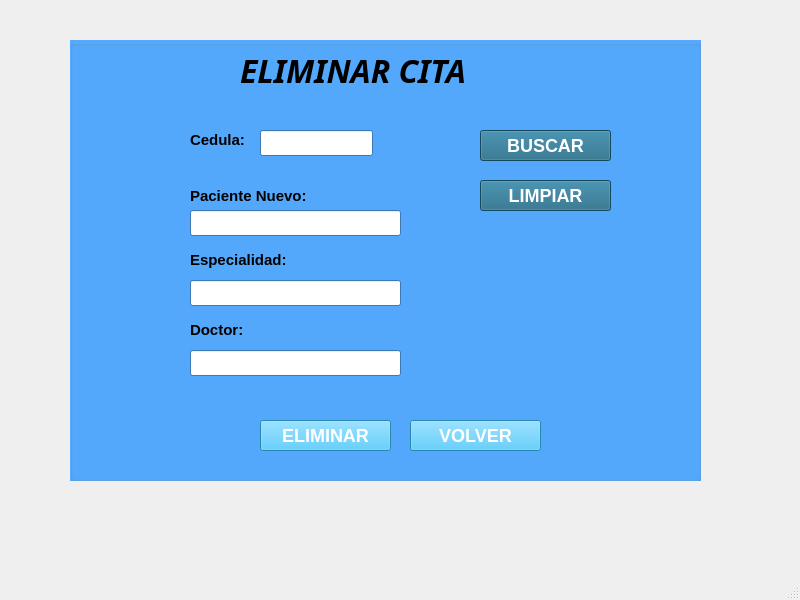
<?xml version="1.0" encoding="UTF-8"?>
<ui version="4.0">
 <class>Eliminar</class>
 <widget class="QMainWindow" name="Eliminar">
  <property name="geometry">
   <rect>
    <x>0</x>
    <y>0</y>
    <width>800</width>
    <height>600</height>
   </rect>
  </property>
  <property name="windowTitle">
   <string>MainWindow</string>
  </property>
  <widget class="QWidget" name="centralwidget">
   <widget class="QGroupBox" name="groupBox">
    <property name="geometry">
     <rect>
      <x>70</x>
      <y>40</y>
      <width>631</width>
      <height>441</height>
     </rect>
    </property>
    <property name="palette">
     <palette>
      <active>
       <colorrole role="WindowText">
        <brush brushstyle="SolidPattern">
         <color alpha="255">
          <red>0</red>
          <green>0</green>
          <blue>0</blue>
         </color>
        </brush>
       </colorrole>
       <colorrole role="Button">
        <brush brushstyle="SolidPattern">
         <color alpha="255">
          <red>85</red>
          <green>170</green>
          <blue>255</blue>
         </color>
        </brush>
       </colorrole>
       <colorrole role="Light">
        <brush brushstyle="SolidPattern">
         <color alpha="255">
          <red>212</red>
          <green>234</green>
          <blue>255</blue>
         </color>
        </brush>
       </colorrole>
       <colorrole role="Midlight">
        <brush brushstyle="SolidPattern">
         <color alpha="255">
          <red>148</red>
          <green>202</green>
          <blue>255</blue>
         </color>
        </brush>
       </colorrole>
       <colorrole role="Dark">
        <brush brushstyle="SolidPattern">
         <color alpha="255">
          <red>42</red>
          <green>85</green>
          <blue>127</blue>
         </color>
        </brush>
       </colorrole>
       <colorrole role="Mid">
        <brush brushstyle="SolidPattern">
         <color alpha="255">
          <red>57</red>
          <green>113</green>
          <blue>170</blue>
         </color>
        </brush>
       </colorrole>
       <colorrole role="Text">
        <brush brushstyle="SolidPattern">
         <color alpha="255">
          <red>0</red>
          <green>0</green>
          <blue>0</blue>
         </color>
        </brush>
       </colorrole>
       <colorrole role="BrightText">
        <brush brushstyle="SolidPattern">
         <color alpha="255">
          <red>255</red>
          <green>255</green>
          <blue>255</blue>
         </color>
        </brush>
       </colorrole>
       <colorrole role="ButtonText">
        <brush brushstyle="SolidPattern">
         <color alpha="255">
          <red>0</red>
          <green>0</green>
          <blue>0</blue>
         </color>
        </brush>
       </colorrole>
       <colorrole role="Base">
        <brush brushstyle="SolidPattern">
         <color alpha="255">
          <red>255</red>
          <green>255</green>
          <blue>255</blue>
         </color>
        </brush>
       </colorrole>
       <colorrole role="Window">
        <brush brushstyle="SolidPattern">
         <color alpha="255">
          <red>85</red>
          <green>170</green>
          <blue>255</blue>
         </color>
        </brush>
       </colorrole>
       <colorrole role="Shadow">
        <brush brushstyle="SolidPattern">
         <color alpha="255">
          <red>0</red>
          <green>0</green>
          <blue>0</blue>
         </color>
        </brush>
       </colorrole>
       <colorrole role="AlternateBase">
        <brush brushstyle="SolidPattern">
         <color alpha="255">
          <red>170</red>
          <green>212</green>
          <blue>255</blue>
         </color>
        </brush>
       </colorrole>
       <colorrole role="ToolTipBase">
        <brush brushstyle="SolidPattern">
         <color alpha="255">
          <red>255</red>
          <green>255</green>
          <blue>220</blue>
         </color>
        </brush>
       </colorrole>
       <colorrole role="ToolTipText">
        <brush brushstyle="SolidPattern">
         <color alpha="255">
          <red>0</red>
          <green>0</green>
          <blue>0</blue>
         </color>
        </brush>
       </colorrole>
       <colorrole role="PlaceholderText">
        <brush brushstyle="SolidPattern">
         <color alpha="127">
          <red>0</red>
          <green>0</green>
          <blue>0</blue>
         </color>
        </brush>
       </colorrole>
       <colorrole role="Accent">
        <brush brushstyle="SolidPattern">
         <color alpha="255">
          <red>255</red>
          <green>255</green>
          <blue>255</blue>
         </color>
        </brush>
       </colorrole>
      </active>
      <inactive>
       <colorrole role="WindowText">
        <brush brushstyle="SolidPattern">
         <color alpha="255">
          <red>0</red>
          <green>0</green>
          <blue>0</blue>
         </color>
        </brush>
       </colorrole>
       <colorrole role="Button">
        <brush brushstyle="SolidPattern">
         <color alpha="255">
          <red>85</red>
          <green>170</green>
          <blue>255</blue>
         </color>
        </brush>
       </colorrole>
       <colorrole role="Light">
        <brush brushstyle="SolidPattern">
         <color alpha="255">
          <red>212</red>
          <green>234</green>
          <blue>255</blue>
         </color>
        </brush>
       </colorrole>
       <colorrole role="Midlight">
        <brush brushstyle="SolidPattern">
         <color alpha="255">
          <red>148</red>
          <green>202</green>
          <blue>255</blue>
         </color>
        </brush>
       </colorrole>
       <colorrole role="Dark">
        <brush brushstyle="SolidPattern">
         <color alpha="255">
          <red>42</red>
          <green>85</green>
          <blue>127</blue>
         </color>
        </brush>
       </colorrole>
       <colorrole role="Mid">
        <brush brushstyle="SolidPattern">
         <color alpha="255">
          <red>57</red>
          <green>113</green>
          <blue>170</blue>
         </color>
        </brush>
       </colorrole>
       <colorrole role="Text">
        <brush brushstyle="SolidPattern">
         <color alpha="255">
          <red>0</red>
          <green>0</green>
          <blue>0</blue>
         </color>
        </brush>
       </colorrole>
       <colorrole role="BrightText">
        <brush brushstyle="SolidPattern">
         <color alpha="255">
          <red>255</red>
          <green>255</green>
          <blue>255</blue>
         </color>
        </brush>
       </colorrole>
       <colorrole role="ButtonText">
        <brush brushstyle="SolidPattern">
         <color alpha="255">
          <red>0</red>
          <green>0</green>
          <blue>0</blue>
         </color>
        </brush>
       </colorrole>
       <colorrole role="Base">
        <brush brushstyle="SolidPattern">
         <color alpha="255">
          <red>255</red>
          <green>255</green>
          <blue>255</blue>
         </color>
        </brush>
       </colorrole>
       <colorrole role="Window">
        <brush brushstyle="SolidPattern">
         <color alpha="255">
          <red>85</red>
          <green>170</green>
          <blue>255</blue>
         </color>
        </brush>
       </colorrole>
       <colorrole role="Shadow">
        <brush brushstyle="SolidPattern">
         <color alpha="255">
          <red>0</red>
          <green>0</green>
          <blue>0</blue>
         </color>
        </brush>
       </colorrole>
       <colorrole role="AlternateBase">
        <brush brushstyle="SolidPattern">
         <color alpha="255">
          <red>170</red>
          <green>212</green>
          <blue>255</blue>
         </color>
        </brush>
       </colorrole>
       <colorrole role="ToolTipBase">
        <brush brushstyle="SolidPattern">
         <color alpha="255">
          <red>255</red>
          <green>255</green>
          <blue>220</blue>
         </color>
        </brush>
       </colorrole>
       <colorrole role="ToolTipText">
        <brush brushstyle="SolidPattern">
         <color alpha="255">
          <red>0</red>
          <green>0</green>
          <blue>0</blue>
         </color>
        </brush>
       </colorrole>
       <colorrole role="PlaceholderText">
        <brush brushstyle="SolidPattern">
         <color alpha="127">
          <red>0</red>
          <green>0</green>
          <blue>0</blue>
         </color>
        </brush>
       </colorrole>
       <colorrole role="Accent">
        <brush brushstyle="SolidPattern">
         <color alpha="255">
          <red>255</red>
          <green>255</green>
          <blue>255</blue>
         </color>
        </brush>
       </colorrole>
      </inactive>
      <disabled>
       <colorrole role="WindowText">
        <brush brushstyle="SolidPattern">
         <color alpha="255">
          <red>42</red>
          <green>85</green>
          <blue>127</blue>
         </color>
        </brush>
       </colorrole>
       <colorrole role="Button">
        <brush brushstyle="SolidPattern">
         <color alpha="255">
          <red>85</red>
          <green>170</green>
          <blue>255</blue>
         </color>
        </brush>
       </colorrole>
       <colorrole role="Light">
        <brush brushstyle="SolidPattern">
         <color alpha="255">
          <red>212</red>
          <green>234</green>
          <blue>255</blue>
         </color>
        </brush>
       </colorrole>
       <colorrole role="Midlight">
        <brush brushstyle="SolidPattern">
         <color alpha="255">
          <red>148</red>
          <green>202</green>
          <blue>255</blue>
         </color>
        </brush>
       </colorrole>
       <colorrole role="Dark">
        <brush brushstyle="SolidPattern">
         <color alpha="255">
          <red>42</red>
          <green>85</green>
          <blue>127</blue>
         </color>
        </brush>
       </colorrole>
       <colorrole role="Mid">
        <brush brushstyle="SolidPattern">
         <color alpha="255">
          <red>57</red>
          <green>113</green>
          <blue>170</blue>
         </color>
        </brush>
       </colorrole>
       <colorrole role="Text">
        <brush brushstyle="SolidPattern">
         <color alpha="255">
          <red>42</red>
          <green>85</green>
          <blue>127</blue>
         </color>
        </brush>
       </colorrole>
       <colorrole role="BrightText">
        <brush brushstyle="SolidPattern">
         <color alpha="255">
          <red>255</red>
          <green>255</green>
          <blue>255</blue>
         </color>
        </brush>
       </colorrole>
       <colorrole role="ButtonText">
        <brush brushstyle="SolidPattern">
         <color alpha="255">
          <red>42</red>
          <green>85</green>
          <blue>127</blue>
         </color>
        </brush>
       </colorrole>
       <colorrole role="Base">
        <brush brushstyle="SolidPattern">
         <color alpha="255">
          <red>85</red>
          <green>170</green>
          <blue>255</blue>
         </color>
        </brush>
       </colorrole>
       <colorrole role="Window">
        <brush brushstyle="SolidPattern">
         <color alpha="255">
          <red>85</red>
          <green>170</green>
          <blue>255</blue>
         </color>
        </brush>
       </colorrole>
       <colorrole role="Shadow">
        <brush brushstyle="SolidPattern">
         <color alpha="255">
          <red>0</red>
          <green>0</green>
          <blue>0</blue>
         </color>
        </brush>
       </colorrole>
       <colorrole role="AlternateBase">
        <brush brushstyle="SolidPattern">
         <color alpha="255">
          <red>85</red>
          <green>170</green>
          <blue>255</blue>
         </color>
        </brush>
       </colorrole>
       <colorrole role="ToolTipBase">
        <brush brushstyle="SolidPattern">
         <color alpha="255">
          <red>255</red>
          <green>255</green>
          <blue>220</blue>
         </color>
        </brush>
       </colorrole>
       <colorrole role="ToolTipText">
        <brush brushstyle="SolidPattern">
         <color alpha="255">
          <red>0</red>
          <green>0</green>
          <blue>0</blue>
         </color>
        </brush>
       </colorrole>
       <colorrole role="PlaceholderText">
        <brush brushstyle="SolidPattern">
         <color alpha="127">
          <red>42</red>
          <green>85</green>
          <blue>127</blue>
         </color>
        </brush>
       </colorrole>
       <colorrole role="Accent">
        <brush brushstyle="SolidPattern">
         <color alpha="255">
          <red>161</red>
          <green>208</green>
          <blue>255</blue>
         </color>
        </brush>
       </colorrole>
      </disabled>
     </palette>
    </property>
    <property name="font">
     <font>
      <pointsize>11</pointsize>
      <bold>true</bold>
     </font>
    </property>
    <property name="autoFillBackground">
     <bool>true</bool>
    </property>
    <property name="title">
     <string/>
    </property>
    <widget class="QLabel" name="label">
     <property name="geometry">
      <rect>
       <x>120</x>
       <y>90</y>
       <width>63</width>
       <height>20</height>
      </rect>
     </property>
     <property name="font">
      <font>
       <pointsize>11</pointsize>
       <bold>true</bold>
      </font>
     </property>
     <property name="text">
      <string>Cedula:</string>
     </property>
    </widget>
    <widget class="QLineEdit" name="txtCedula">
     <property name="geometry">
      <rect>
       <x>190</x>
       <y>90</y>
       <width>113</width>
       <height>26</height>
      </rect>
     </property>
     <property name="font">
      <font>
       <pointsize>11</pointsize>
       <bold>true</bold>
      </font>
     </property>
    </widget>
    <widget class="QPushButton" name="btnBuscar">
     <property name="geometry">
      <rect>
       <x>410</x>
       <y>90</y>
       <width>131</width>
       <height>31</height>
      </rect>
     </property>
     <property name="font">
      <font>
       <pointsize>-1</pointsize>
       <bold>true</bold>
      </font>
     </property>
     <property name="styleSheet">
      <string notr="true">QPushButton{
	background-color: #1D6482;
	color: white;
	font-size: 18px;
	font-weight: bold;
	border-radius: 12ps;
	padding: 8px 20px;
} 
QPushButton:hover{
	background-color: #1E5B82
}
QPushBotton:pressed{
	background-color: #195082
}</string>
     </property>
     <property name="text">
      <string>BUSCAR</string>
     </property>
    </widget>
    <widget class="QLabel" name="label_2">
     <property name="geometry">
      <rect>
       <x>170</x>
       <y>10</y>
       <width>321</width>
       <height>41</height>
      </rect>
     </property>
     <property name="font">
      <font>
       <family>Segoe UI Black</family>
       <pointsize>24</pointsize>
       <italic>true</italic>
       <bold>true</bold>
      </font>
     </property>
     <property name="text">
      <string>ELIMINAR CITA</string>
     </property>
    </widget>
    <widget class="QLabel" name="label_3">
     <property name="geometry">
      <rect>
       <x>120</x>
       <y>140</y>
       <width>151</width>
       <height>31</height>
      </rect>
     </property>
     <property name="font">
      <font>
       <pointsize>11</pointsize>
       <bold>true</bold>
      </font>
     </property>
     <property name="text">
      <string>Paciente Nuevo:</string>
     </property>
    </widget>
    <widget class="QLineEdit" name="txtNombre">
     <property name="geometry">
      <rect>
       <x>120</x>
       <y>170</y>
       <width>211</width>
       <height>26</height>
      </rect>
     </property>
     <property name="font">
      <font>
       <pointsize>11</pointsize>
       <bold>true</bold>
      </font>
     </property>
    </widget>
    <widget class="QLabel" name="label_4">
     <property name="geometry">
      <rect>
       <x>120</x>
       <y>210</y>
       <width>111</width>
       <height>20</height>
      </rect>
     </property>
     <property name="font">
      <font>
       <pointsize>11</pointsize>
       <bold>true</bold>
      </font>
     </property>
     <property name="text">
      <string>Especialidad:</string>
     </property>
    </widget>
    <widget class="QLabel" name="label_5">
     <property name="geometry">
      <rect>
       <x>120</x>
       <y>280</y>
       <width>63</width>
       <height>20</height>
      </rect>
     </property>
     <property name="font">
      <font>
       <pointsize>11</pointsize>
       <bold>true</bold>
      </font>
     </property>
     <property name="text">
      <string>Doctor:</string>
     </property>
    </widget>
    <widget class="QPushButton" name="btnVolver">
     <property name="geometry">
      <rect>
       <x>340</x>
       <y>380</y>
       <width>131</width>
       <height>31</height>
      </rect>
     </property>
     <property name="styleSheet">
      <string notr="true">QPushButton{
	background-color: #38BDF8;
	color: white;
	font-size: 18px;
	font-weight: bold;
	border-radius: 12ps;
	padding: 8px 20px;
} 
QPushButton:hover{
	background-color: #7DD3FC
}
QPushBotton:pressed{
	background-color: #0284C7
}</string>
     </property>
     <property name="text">
      <string>VOLVER</string>
     </property>
    </widget>
    <widget class="QPushButton" name="btnEliminar">
     <property name="geometry">
      <rect>
       <x>190</x>
       <y>380</y>
       <width>131</width>
       <height>31</height>
      </rect>
     </property>
     <property name="styleSheet">
      <string notr="true">QPushButton{
	background-color: #38BDF8;
	color: white;
	font-size: 18px;
	font-weight: bold;
	border-radius: 12ps;
	padding: 8px 20px;
} 
QPushButton:hover{
	background-color: #7DD3FC
}
QPushBotton:pressed{
	background-color: #0284C7
}</string>
     </property>
     <property name="text">
      <string>ELIMINAR</string>
     </property>
    </widget>
    <widget class="QPushButton" name="btnLimpiar">
     <property name="geometry">
      <rect>
       <x>410</x>
       <y>140</y>
       <width>131</width>
       <height>31</height>
      </rect>
     </property>
     <property name="font">
      <font>
       <pointsize>-1</pointsize>
       <bold>true</bold>
      </font>
     </property>
     <property name="styleSheet">
      <string notr="true">QPushButton{
	background-color: #1D6482;
	color: white;
	font-size: 18px;
	font-weight: bold;
	border-radius: 12ps;
	padding: 8px 20px;
} 
QPushButton:hover{
	background-color: #1E5B82
}
QPushBotton:pressed{
	background-color: #195082
}</string>
     </property>
     <property name="text">
      <string>LIMPIAR</string>
     </property>
    </widget>
    <widget class="QLineEdit" name="txtEspecialidad">
     <property name="geometry">
      <rect>
       <x>120</x>
       <y>240</y>
       <width>211</width>
       <height>26</height>
      </rect>
     </property>
     <property name="font">
      <font>
       <pointsize>11</pointsize>
       <bold>true</bold>
      </font>
     </property>
    </widget>
    <widget class="QLineEdit" name="txtDoctor">
     <property name="geometry">
      <rect>
       <x>120</x>
       <y>310</y>
       <width>211</width>
       <height>26</height>
      </rect>
     </property>
     <property name="font">
      <font>
       <pointsize>11</pointsize>
       <bold>true</bold>
      </font>
     </property>
    </widget>
   </widget>
  </widget>
  <widget class="QMenuBar" name="menubar">
   <property name="geometry">
    <rect>
     <x>0</x>
     <y>0</y>
     <width>800</width>
     <height>26</height>
    </rect>
   </property>
  </widget>
  <widget class="QStatusBar" name="statusbar"/>
 </widget>
 <resources/>
 <connections/>
</ui>
